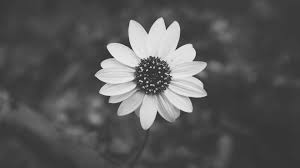
#> input picture 2025-04-29_taller_analisis_figuras_geometricas/flour.jpeg, 300 x 168 px, found by its file name
$ jupyter execute Filtro_Visual_Convoluciones_Personalizadas.ipynb
#> lines starting #> are read from the running program, lines starting #| are printed output that depends on the picture
[cell 1]
import cv2
import numpy as np
import matplotlib.pyplot as plt

# Leer imagen en escala de grises
image = cv2.imread('/content/flour.jpeg', cv2.IMREAD_GRAYSCALE)
#> image is the input picture: shape (168, 300); min 24, max 248, mean 86.5

# Definir función de convolución (ya definida antes)
def convolve2d(image, kernel, padding=0, stride=1):
#> called with kernel = array of shape (3, 3), padding = 1, stride = 1
    kernel = np.flipud(np.fliplr(kernel))  # Voltear el kernel
    x_img, y_img = image.shape
#> x_img = 168; y_img = 300
    x_k, y_k = kernel.shape

    if padding > 0:
        image = np.pad(image, ((padding, padding), (padding, padding)), mode='constant')
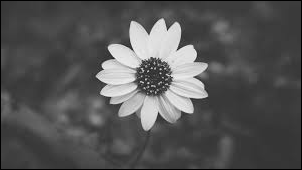
#> image: shape (170, 302); min 0, max 248, mean 84.9

    x_out = (x_img + 2 * padding - x_k) // stride + 1
#> x_out = 168
    y_out = (y_img + 2 * padding - y_k) // stride + 1
#> y_out = 300
    output = np.zeros((x_out, y_out))

    for i in range(0, x_out):
        for j in range(0, y_out):
            region = image[i*stride:i*stride+x_k, j*stride:j*stride+y_k]
            output[i, j] = np.sum(region * kernel)
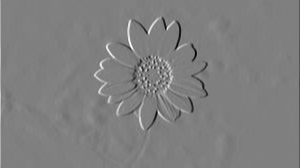
#> output: shape (168, 300) float64; min -712, max 709, mean -0.1; drawn with min black and max white

    return output

# Kernel de detección de bordes (Sobel horizontal)
kernel = np.array([
    [1, 0, -1],
    [2, 0, -2],
    [1, 0, -1]
])

# Aplicar convolución
output = convolve2d(image, kernel, padding=1)

# Mostrar resultados
plt.figure(figsize=(10, 5))
plt.subplot(1, 2, 1)
plt.title("Imagen original")
plt.imshow(image, cmap='gray')
plt.axis('off')

plt.subplot(1, 2, 2)
plt.title("Después de la convolución")
plt.imshow(output, cmap='gray')
plt.axis('off')

plt.show()
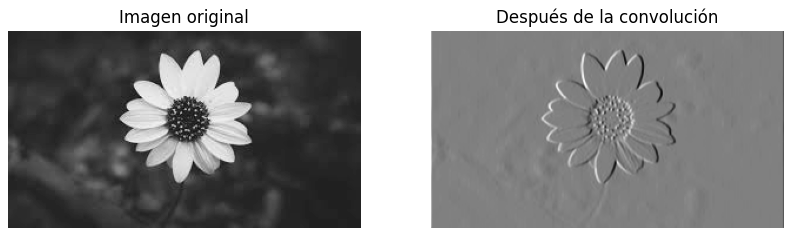
#> figure drawn by matplotlib, 2 panels

[cell 2]
import cv2
import numpy as np
import matplotlib.pyplot as plt

# Leer imagen en escala de grises
image = cv2.imread('/content/flour.jpeg', cv2.IMREAD_GRAYSCALE)

# Función de convolución 2D manual
def convolve2d(image, kernel, padding=0, stride=1):
    kernel = np.flipud(np.fliplr(kernel))  # Voltear kernel (convención)
    x_img, y_img = image.shape
    x_k, y_k = kernel.shape

    if padding > 0:
        image = np.pad(image, ((padding, padding), (padding, padding)), mode='constant')

    x_out = (x_img + 2 * padding - x_k) // stride + 1
    y_out = (y_img + 2 * padding - y_k) // stride + 1
    output = np.zeros((x_out, y_out))

    for i in range(0, x_out):
        for j in range(0, y_out):
            region = image[i*stride:i*stride+x_k, j*stride:j*stride+y_k]
            output[i, j] = np.sum(region * kernel)

    return np.clip(output, 0, 255).astype(np.uint8)

# === Definir los 3 kernels ===
kernels = {
    'Sharpen': np.array([[0, -1, 0],
                         [-1, 5, -1],
                         [0, -1, 0]]),

    'Blur': (1/9) * np.ones((3, 3)),

    'Edge Detection (Sobel X)': np.array([[-1, 0, 1],
                                          [-2, 0, 2],
                                          [-1, 0, 1]])
}

# Aplicar y comparar resultados
fig, axes = plt.subplots(len(kernels), 3, figsize=(12, 10))

for i, (name, kernel) in enumerate(kernels.items()):
    # Manual
    manual = convolve2d(image, kernel, padding=1)

    # OpenCV
    opencv_result = cv2.filter2D(image, -1, kernel)

    # Mostrar
    axes[i, 0].imshow(image, cmap='gray')
    axes[i, 0].set_title("Original")
    axes[i, 0].axis('off')

    axes[i, 1].imshow(manual, cmap='gray')
    axes[i, 1].set_title(f'Manual: {name}')
    axes[i, 1].axis('off')

    axes[i, 2].imshow(opencv_result, cmap='gray')
    axes[i, 2].set_title(f'OpenCV: {name}')
    axes[i, 2].axis('off')
#> this loop made 3 passes
#> pass 1, `manual = convolve2d(image, kernel, padding=1)`:
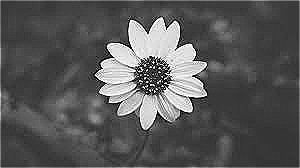
#> manual: shape (168, 300); min 0, max 255, mean 87.4
#> pass 2, `manual = convolve2d(image, kernel, padding=1)`:
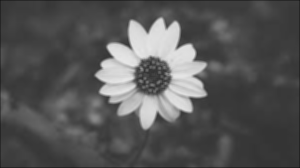
#> manual: shape (168, 300); min 23, max 232, mean 85.6

plt.tight_layout()
plt.show()
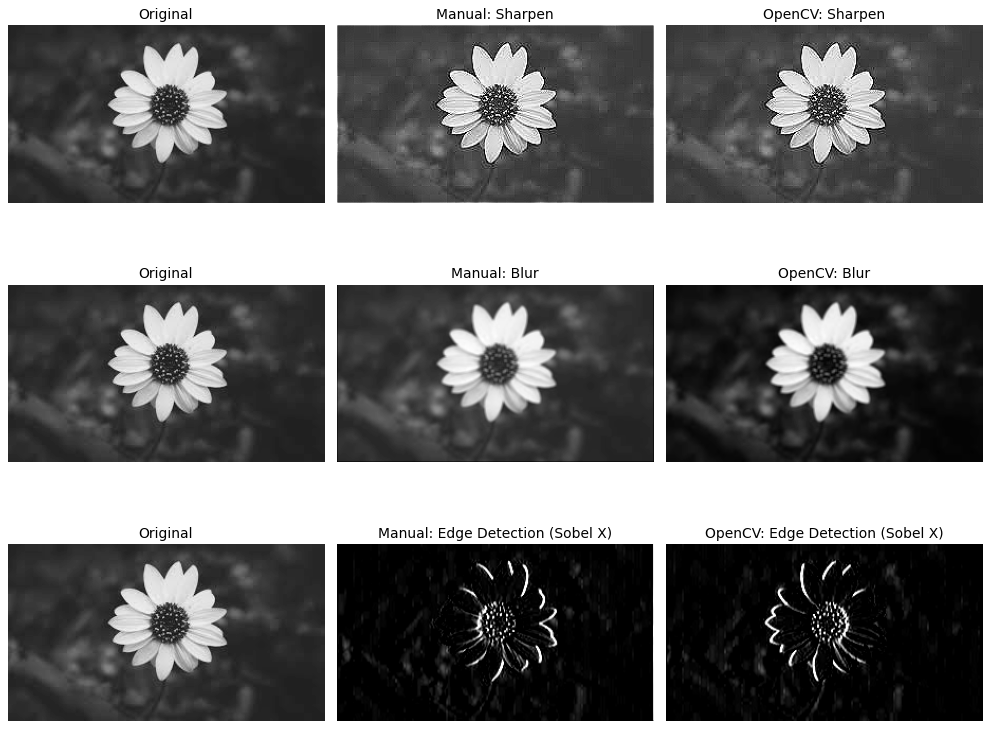
#> figure drawn by matplotlib, 9 panels

[cell 3]
import cv2
import numpy as np
import matplotlib.pyplot as plt
from ipywidgets import interact, IntSlider

image = cv2.imread('/content/flour.jpeg', cv2.IMREAD_GRAYSCALE)

def interactive_blur(ksize):
    if ksize % 2 == 0:
        ksize += 1
    blur_kernel = np.ones((ksize, ksize), np.float32) / (ksize * ksize)
    result = cv2.filter2D(image, -1, blur_kernel)

    plt.figure(figsize=(6, 6))
    plt.imshow(result, cmap='gray')
    plt.title(f'Desenfoque con kernel {ksize}x{ksize}')
    plt.axis('off')
    plt.show()

interact(interactive_blur, ksize=IntSlider(min=1, max=21, step=2, value=3));
#> the sliders are set to ksize = 3
